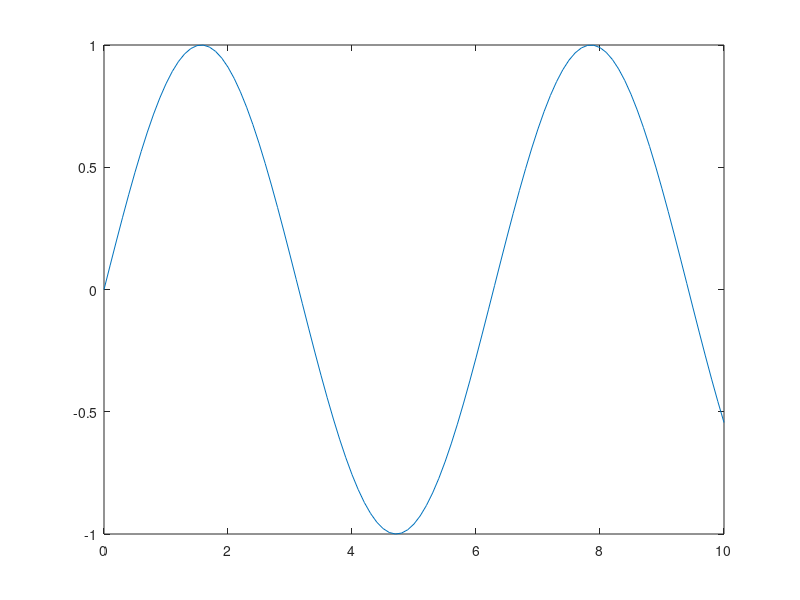

Here is the MATLAB script that generated this plot: (Note: this script raises an error after producing the figure.)
%% Control System Engineering (February 19, 2024)

%% Variables
a = 3;
b = 15;
c = a + b;

%% Arithmetic
d = a - b
e = a * b
f = c / d

g = (5-3)*(6/2)
h = 6 / 2 * (1 + 2)

%% Plot

x = [0:0.1:10];
plot(x,sin(x));


%% Exponent

i = 5^3

j = -2^2

k = (-2)^2

l = (-2)^3

m = 4^1/2

n = 3^-2

%% Scientific Notation

o = 2.5*10^3

p = 2.5*10^-3

o1 = 2.5e+3

p1 = 2.5e-3

%% Pi

pi

q = 2*pi

%% Fraction

sym(1/4)

r = sym(1/2 + 1/4)

pretty(r)

%% Decimal to Fraction

s = 2/5 + 5
pretty(sym(s))

%% Fraction to Decimal

t = sym(4.25 + 11/2)
double(t)

%% Variable Override

x = 3 
x = x + 3

%% Format Long 

format long
1051/12
pi

%% Format short

format short
pi

%% Format ShortEng

format shortEng
8/3

%% Format LongEng

format longEng
10000/3

%% Algebra

syms x y

y = 3*x^2 + 2*x + 1
pretty(y)

    








